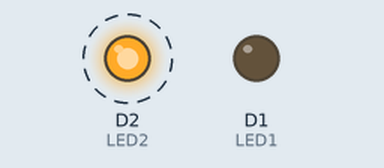
This sketch was run on a simulated ESP8266 (NodeMCU). Shown: output pins drawn as LEDs (lit = HIGH). Dashed ring = blinking. Pins used as bus, display or sensor lines are not drawn; what the sketch prints to the serial monitor is not drawn.

Above: at 1.0 s.
Timing chart, 0 to 5.9 s (numbered marks = the images above):
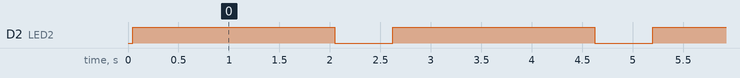

Measured:
- by itself, D2 (LED2): alternates HIGH for 2.0 s and LOW for 0.58 s

The sketch:

NodeMCUMFRC522.ino
```cpp
/* This is using NodeMCU to connect to RFID-RC522 with pin connections indicated below
 * This will also display RFID tag's UID and indicate If a tag is being scanned and
 * another indicator if there is an error while scanning
   ------------------------------------------------------
 -- Pin Connections between NodeMCU 1.0 and RFID-RC522 Board
 --
 -- NodeMCU            RFID-RC522
 --    D5                  SCK
 --    D6                  MISO
 --    D7                  MOSI
 --    D4                  SDA
 --                        IRQ
 --    D3                  RST
 --    D2                  LED2
 --    D1                  LED1
 --    3.3V                3.3V
 --    GND                 GND
   --------------------------------------------------------*/

#include <SPI.h>
#include <MFRC522.h>

#define uchar unsigned char
#define uint  unsigned int
#define MAX_LEN 16

String myNum = "";
/*---------------------
  PIN Settings
  ---------------------*/
#define LED1 D1
#define LED2 D2
#define RST_PIN D3
#define SDA_PIN D4

/*-------------------------
  MF_RC522 Command Words
  -------------------------*/
#define PCD_IDLE      0x00      // No Action
#define PCD_AUTHENT   0x0E      // Authentication Key
#define PCD_RX        0x08      // Receive Data
#define PCD_TX        0x04      // Transmit Data
#define PCD_TR        0x0C      // Transmit & Receive Data
#define PCD_RESET_PHI 0x0F      // Reset
#define PCD_CALC_CRC  0x03      // CRC Calculate

/*-------------------------------
  MIFARE_One Card Command Word
  -------------------------------*/
 #define PICC_REQ_IDL   0x26    // Stop Antenna Idle
 #define PICC_REQ_ALL   0x52    // Find all Card Antenna area
 #define PICC_ANTI_COLL 0x93    // Multi card detection
 #define PICC_SEL_TAG   0x93    // Select Tag???
 #define PICC_AUTH_KA   0x60    // authentication key A
 #define PICC_AUTH_KB   0x61    // authentication key B
 #define PICC_READ      0x30    // Read Block
 #define PICC_WRITE     0xA0    // Write Block
 #define PICC_DECR      0xC0    // Debit
 #define PICC_INCR      0xC1    // Credit
 #define PICC_RESTR     0xC2    // Transfer block data to buffer
 #define PICC_TXFR      0xB0    // Save the data in the buffer
 #define PICC_HALT      0x50    // Sleep

 /*-----------------------------
    MF_RC522 Return Codes
    -----------------------------*/
 #define MI_OK          0
 #define MI_NOTAGERR    1
 #define MI_ERROR       2

  /*-----------------------------
    MF_RC522 Register
    -----------------------------*/
/* --      Page 0:Status       --*/
#define Reserved00    0x00
#define CommandReg    0x01
#define CommIEnReg    0x02
#define DivlEnReg     0x03
#define CommIrqReg    0x04
#define DivIrqReg     0x05
#define ErrorReg      0x06
#define Status1Reg    0x07
#define Status2Reg    0x08
#define FIFODataReg   0x09
#define FIFOLevelReg  0x0A
#define WaterLevelReg 0x0B
#define ControlReg    0x0C
#define BitFramingReg 0x0D
#define CollReg       0x0E
#define Reserved01    0x0F

/* --    Page 1: Command       --*/
#define Reserved10    0x10
#define ModeReg       0x11
#define TxModeReg     0x12
#define RxModeReg     0x13
#define TxControlReg  0x14
#define TxAutoReg     0x15
#define TxSelReg      0x16
#define RxSelReg      0x17
#define RxThreshldReg 0x18
#define DemodReg      0x19
#define Reserved11    0x1A
#define Reserved12    0x1B
#define MifareReg     0x1C
#define Reserved13    0x1D
#define Reserved14    0x1E
#define SerlSpedReg   0x1F

/* --   Page 2:Configuration   --*/
#define Reserved20    0x20
#define CRCResultRegM 0x21
#define CRCResultRegL 0x22
#define Reserved21    0x23
#define ModWidthReg   0x24
#define Reserved22    0x25
#define RFCfgReg      0x26
#define GsNReg        0x27
#define CWGsPReg      0x28
#define ModGsPReg     0x29
#define TModeReg      0x2A
#define TPresclrReg   0x2B
#define TReloadRegH   0x2C
#define TReloadRegL   0x2D
#define TCntrValRegH  0x2E
#define TCntrValRegL  0x2F

/* --    Page 3:Test Register  --*/
#define Reserved30    0x30
#define TestSel1Reg   0x31
#define TestSel2Reg   0x32
#define TestPinEnReg  0x33
#define TstPinValReg  0x34
#define TestBusReg    0x35
#define AutoTestReg   0x36
#define VersionReg    0x37
#define AnalogTstReg  0x38
#define TestDAC1Reg   0x39
#define TestDAC2Reg   0x3A
#define TestADCReg    0x3B
#define Reserved31    0x3C
#define Reserved32    0x3D
#define Reserved33    0x3E
#define Reserved34    0x3F

/*-- End Definitions  --*/

uchar serNum[5];
uchar writeData[16] = {0,0,0,0,0,0,0,0,0,0,0,0,0,0,0,100};
uchar moneyConsum = 18;
uchar moneyAdd    = 10;
uchar sectorKey[16][16] = { {0xFF,0xFF,0xFF,0xFF,0xFF,0xFF},
                            {0xFF,0xFF,0xFF,0xFF,0xFF,0xFF},
                            //{0x19,0x84,0x07,0x15,0x76,0x14},
                            {0xFF,0xFF,0xFF,0xFF,0xFF,0xFF},
};
uchar sectorNewKeyA[16][16] = { {0xFF,0xFF,0xFF,0xFF,0xFF,0xFF},
                                {0xFF,0xFF,0xFF,0xFF,0xFF,0xFF,0xFF,0x07,0x80,0x69,0x19,0x84,0x07,0x15,0x76,0x14},
                                {0xFF,0xFF,0xFF,0xFF,0xFF,0xFF,0xFF,0x07,0x80,0x69,0x19,0x33,0x07,0x15,0x34,0x14},
};

//##########################################################################################################

MFRC522 MIFAREReader(SDA_PIN, RST_PIN);

void setup()
{
  // put your setup code here, to run once:
  pinMode(LED1,OUTPUT);
  digitalWrite(LED1,LOW);
  pinMode(LED2,OUTPUT);
  digitalWrite(LED2,LOW);
  pinMode(SDA_PIN,OUTPUT);
  digitalWrite(SDA_PIN,LOW);
  pinMode(RST_PIN,OUTPUT);
  digitalWrite(RST_PIN,HIGH);

  Serial.begin(115200);
  Serial.println("Loading setup");
  SPI.begin();

  Serial.println("Entering Init");
  MFRC522_Init();
}

void loop()
{
  uchar i, tmp, checksum1;
  uchar status1;                  //uchar status in doc but status seems to be a reserved word as it 'colours'
  uchar str[MAX_LEN];
  uchar RC_size;
  uchar blockAddr;                // Selection operation block address 0 to 63
  myNum = "";

  status1 = MFRC522_Request(PICC_REQ_IDL, str);
  if(status1 == MI_OK)
    Serial.println("Card detected");

  status1 = MFRC522_Anticoll(str);
  memcpy(serNum, str, 5);

  if(status1 == MI_OK)
  {
    checksum1 = serNum[0] ^ serNum[1] ^ serNum[2] ^ serNum[3] ^ serNum[4];
    myNum += serNum[0];
    myNum += ",";
    myNum += serNum[1];
    myNum += ",";
    myNum += serNum[2];
    myNum += ",";
    myNum += serNum[3];
    myNum += ",";
    myNum += serNum[4];

    Serial.print("The card's UID is : ");
    Serial.println(myNum);
    digitalWrite(LED1,HIGH);
    delay(1000);
    digitalWrite(LED1,LOW);
  }

  else if (status1 == MI_ERROR) {
    digitalWrite(LED2,HIGH);
    delay(2000);
    digitalWrite(LED2,LOW);
  }

  MFRC522_Halt();
  delay(500);
}

void MFRC522_Init(void)
{
  digitalWrite(RST_PIN,HIGH);
  MFRC522_Reset();
  /* Timer: TPrescaler*TreloadVal/6.78 MHz = 24 ms   */
  Write_MFRC522(TModeReg, 0x8D);        // Tauto=1; f(Timer) = 6.78MHz/TPreScaler
  Write_MFRC522(TPresclrReg, 0x3E);     // TModeReg[3..0] + TPrescalerReg
  Write_MFRC522(TReloadRegL, 30);
  Write_MFRC522(TReloadRegH, 0);        // 100%ASK
  Write_MFRC522(TxAutoReg, 0x40);
  Write_MFRC522(ModeReg, 0x3D);         // CRC Initial value 0x6363   ???
                                        //ClearBitMask(Status2Reg, 0x08);   //MFCrypto1On=0
                                        //Write_MFRC522(RxSelReg, 0x86);    //RxWait = RxSelReg[5..0]
                                        //Write_MFRC522(RFCfgReg, 0x7F);    //RxGain = 48dB
  AntennaOn();                          //Open the antenna
}
void MFRC522_Reset(void)
{
  Write_MFRC522(CommandReg, PCD_RESET_PHI);
}

void Write_MFRC522(uchar addr, uchar val)
{
  digitalWrite(SDA_PIN, LOW);
  SPI.transfer((addr<<1)&0x7E);
  SPI.transfer(val);
  digitalWrite(SDA_PIN, HIGH);
}

uchar Read_MFRC522(uchar addr)
{
  uchar val;
  digitalWrite(SDA_PIN, LOW);
  SPI.transfer(((addr<<1)&0x7E) | 0x80);
  val = SPI.transfer(0x00);
  digitalWrite(SDA_PIN, HIGH);
  return val;
}
void AntennaOn(void)
{
  uchar temp;
  temp = Read_MFRC522(TxControlReg);
  if(!(temp & 0x03))
  {
    SetBitMask(TxControlReg, 0x03);
  }
}

void SetBitMask(uchar reg, uchar mask)
{
  uchar tmp;
  tmp = Read_MFRC522(reg);
  Write_MFRC522(reg,tmp | mask);
}

uchar MFRC522_Request(uchar reqMode, uchar *TagType)
{
  uchar status1;
  uint backBits;
  Write_MFRC522(BitFramingReg, 0x07);
  TagType[0] = reqMode;
  status1 = MFRC522_ToCard(PCD_TR, TagType, 1, TagType, &backBits);
  if((status1 != MI_OK) || (backBits != 0x10))
  {
    status1 = MI_ERROR;
  }
  return status1;
}

uchar MFRC522_ToCard(uchar command, uchar *sendData, uchar sendLen, uchar *backData, uint *backLen)
{
  uchar status1 = MI_ERROR;
  uchar irqEn = 0x00;
  uchar waitIRq = 0x00;
  uchar lastBits;
  uchar n;
  uint i;

  switch(command)
  {
    case PCD_AUTHENT:
    {
      irqEn = 0x12;
      waitIRq = 0x10;
      break;
    }
    case PCD_TR:
    {
      irqEn = 0x77;
      waitIRq = 0x30;
      break;
    }
    default:
      break;
  }
  Write_MFRC522(CommIEnReg, irqEn|0x80);        // Interrupt request
  ClearBitMask(CommIrqReg, 0x80);              // Clear all interrupt bits
  SetBitMask(FIFOLevelReg, 0x80);
  Write_MFRC522(CommandReg, PCD_IDLE);
  for(i=0; i < sendLen; i++)
  {
    Write_MFRC522(FIFODataReg, sendData[i]);
  }
  Write_MFRC522(CommandReg, command);
  if(command == PCD_TR)
  {
    SetBitMask(BitFramingReg, 0x80);
  }
  i = 2000;
  do
  {
    //CommIrqReg[7..0]
    //Set1 TxIRq RxIRq IdleIRq HiAlerIRq LoAlertIRq ErrIRq TimerIRq
    n = Read_MFRC522(CommIrqReg);
    i--;
  }
  while ((i != 0) && !(n&0x01) && !(n&waitIRq));
  ClearBitMask(BitFramingReg, 0x80);
  if(i != 0)
  {
    if(!Read_MFRC522(ErrorReg) & 0x1B)
    {
      status1 = MI_OK;
      if(n & irqEn & 0x01)
      {
        status1 = MI_NOTAGERR;
      }
      if(command == PCD_TR)
      {
        n = Read_MFRC522(FIFOLevelReg);
        lastBits = Read_MFRC522(ControlReg) & 0x07;
        if(lastBits)
        {
          *backLen = (n-1)*8 + lastBits;
        }
        else
        {
          *backLen = n*8;
        }
        if(n == 0)
        {
          n = 1;
        }
        if(n > MAX_LEN)
        {
          n = MAX_LEN;
        }
        for(i = 0; i < n; i++)
        {
          backData[i] = Read_MFRC522(FIFODataReg);
        }
      }
    }
    else
    {
      status1 = MI_ERROR;
    }
  }
  return status1;
}

void ClearBitMask(uchar reg, uchar mask)
{
  uchar tmp;
  tmp = Read_MFRC522(reg);
  Write_MFRC522(reg, tmp & (~mask)); //clear bit mask
}

uchar MFRC522_Anticoll(uchar *serNum)
{
  uchar status1;
  uchar i;
  uchar serNumCheck = 0;
  uint unLen;

  Write_MFRC522(BitFramingReg, 0x00);
  serNum[0] = PICC_ANTI_COLL;
  serNum[1] = 0x20;
  status1 = MFRC522_ToCard(PCD_TR, serNum, 2, serNum, &unLen);
  if(status1 == MI_OK)
  {
    for(i = 0; i < 4; i++)
    {
      serNumCheck ^= serNum[i];
    }
    if(serNumCheck != serNum[i])
    {
      status1 = MI_ERROR;
    }
  }
  //SetBitMask(CollReg, 0x80);
  return status1;
}

void MFRC522_Halt(void)
{
  uchar status1;
  uint unLen;
  uchar buff[4];
  buff[0] = PICC_HALT;
  buff[1] = 0;
  calculateCRC(buff, 2, &buff[2]);
  status1 = MFRC522_ToCard(PCD_TR, buff, 4, buff, &unLen);
}

void calculateCRC(uchar *pIndata, uchar len, uchar *pOutData)
{
  uchar i, n;
  ClearBitMask(DivIrqReg, 0x04);
  SetBitMask(FIFOLevelReg, 0x80);
  //Write_MFRC522(CommandReg, PCD_IDLE);
  for(i = 0; i < len; i++)                        //Writing data to the FIFO
  {
    Write_MFRC522(FIFODataReg, *(pIndata + i));
  }
  Write_MFRC522(CommandReg, PCD_CALC_CRC);
  i = 0xFF;                                       // Wait CRC calculation is complete
  do
  {
    n = Read_MFRC522(DivIrqReg);
    i--;
  }
  while((i != 0) && !(n & 0x04));                 // CRCIrq = 1
  pOutData[0] = Read_MFRC522(CRCResultRegL);      // Read CRC calculation result
  pOutData[1] = Read_MFRC522(CRCResultRegM);
}
```
